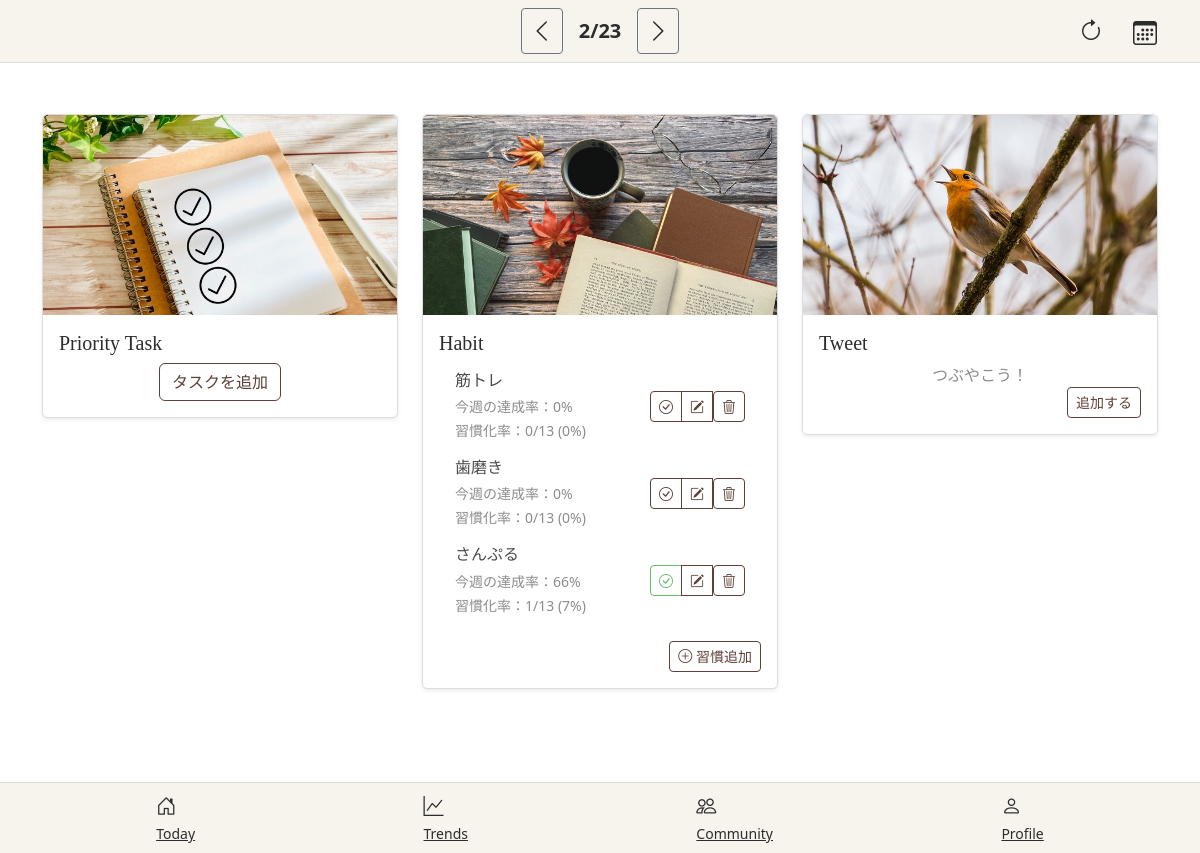
The app's page /pre/2025-02-24/ with its own data.
### Habit/models.py (models this page shows, shortened)
class Habit(models.Model):
    name = models.CharField("habit name", max_length=100)
    target_day_per_week = models.PositiveIntegerField("times per week", default=3, validators=[MaxValueValidator(7)])
    created_at = models.DateField("created date")

### core/views.py (the view)
# urls.py: path('', DashboardView.as_view(), name='index'),
class DashboardView(TemplateView):
    template_name = "core/index.html"
    def get(self, request, *args, **kwargs):
        self.today = now().date()
        if 'post' in kwargs:
            post = kwargs['post']
            post = datetime.strptime(post, '%Y-%m-%d').date()
            self.current_date = post + timedelta(days=1)
        elif 'pre' in kwargs:
            pre = kwargs['pre']
            pre = datetime.strptime(pre, '%Y-%m-%d').date()
            self.current_date = pre - timedelta(days=1)
        else:
            self.current_date = now().date()
        return super().get(request, *args, **kwargs)
    def get_context_data(self, **kwargs):
        context = super().get_context_data(**kwargs)
        context['current_date'] = self.current_date
        context['today'] = self.today
        context['task'] = PriorityTask.objects.filter(created_date=self.current_date).first()
        habit_data = []
        start_of_week = self.current_date - timedelta(days=((self.current_date.weekday()+1) % 7))
        end_of_week = start_of_week + timedelta(days=6)
        habits = Habit.objects.all()
        for habit in habits:
            weekly_logs = habit.logs.filter(date__range=[start_of_week, end_of_week])
            completed_day = weekly_logs.filter(completed=True).count()
            target = habit.target_day_per_week
            weekly_rate = min(int((completed_day / target) * 100), 100) if target else 0
            current_log = weekly_logs.filter(date=self.current_date).first()
            success_weeks = 0
            creation_date = habit.created_at
            creation_week_start = creation_date - timedelta(days=((creation_date.weekday()+1) % 7))
            start_of_week_today = self.today - timedelta(days=((self.today.weekday()+1) % 7))
            weeks_since_creation = (start_of_week_today - creation_week_start).days // 7
            for week in range(weeks_since_creation + 1):
                week_start = start_of_week_today - timedelta(weeks=week)
                week_end = week_start + timedelta(days=6)
                week_logs = habit.logs.filter(date__range=[week_start, week_end])
                week_completed = week_logs.filter(completed=True).count()
                if week_completed >= target:
                    success_weeks += 1
            success_weeks = min(success_weeks, 13)
            success_percentage = int((success_weeks / 13) * 100) if 13 else 0
            habit_data.append({
                'habit': habit,
                'weekly_rate': weekly_rate,
                'completed_day': completed_day,
                'target': target,
                'success_weeks': success_weeks,
                'success_percentage': success_percentage,
                'weekly_logs': weekly_logs,
                'current_log': current_log,
            })
        context['habit_data'] = habit_data
        context['tweets'] = Tweet.objects.filter(created_at=self.current_date)
        return context

### core/templates/core/index.html (shortened to what this page needs)
{% extends "core/base.html" %}
{% load static %}
{% block header %}
<nav class="navbar fixed-top" style="background-color: #F7F4ED; border-bottom: 1px solid #ddd;">
  <div class="container position-relative">
    <div class="d-flex justify-content-center align-items-center w-100">
      <a class="btn btn-outline-secondary btn-sm text-decoration-none me-2" href="{% url 'core:pre' pre=current_date %}">
        <i class="bi bi-chevron-left fs-4" style="color: #2C2C2C;"></i>
      </a>
      <span class="fw-bold fs-5 mx-2" style="color: #2C2C2C;">{{ current_date|date:'n/j' }}</span>
      <a class="btn btn-outline-secondary btn-sm text-decoration-none ms-2" href="{% url 'core:post' post=current_date %}">
        <i class="bi bi-chevron-right fs-4" style="color: #2C2C2C;"></i>
      </a>
    </div>
    <div class="position-absolute top-0 end-0 d-flex">
      <a class="btn btn-sm text-decoration-none me-2" href="{% url 'core:index' %}">
        <i class="bi bi-arrow-clockwise fs-4" style="color: #2C2C2C;"></i>
      </a>
      <button class="btn text-decoration-none" data-bs-toggle="modal" data-bs-target="#calendarModal">
        <i class="bi bi-calendar3 fs-4" style="color: #2C2C2C;"></i>
      </button>
    </div>
  </div>
</nav>
{% endblock %}
{% block content %}
<div class="container my-5">
  <div class="row">
    <div class="col-12 col-md-4 my-3">
      <div class="card shadow-sm" style="border: 1px solid #ddd; border-radius: 5px;">
        <img src="{% static 'core/images/task.jpg' %}" class="card-img-top" alt="Priority Task Icon" style="object-fit: cover; height: 200px; border-top-left-radius: 5px; border-top-right-radius: 5px;">
        <div class="card-body">
          <h5 class="card-title" style="font-family: 'Bodoni Moda', serif; color: #2C2C2C;">Priority Task</h5>
          {% if task %}
          <ul class="list-group list-group-flush mb-3">
            {% if task.task1 %}
            <li class="list-group-item bg-transparent" style="font-family: 'Roboto', sans-serif; color: #4A4A4A;">{{ task.task1 }}</li>
            {% endif %}
            {% if task.task2 %}
            <li class="list-group-item bg-transparent" style="font-family: 'Roboto', sans-serif; color: #4A4A4A;">{{ task.task2 }}</li>
            {% endif %}
            {% if task.task3 %}
            <li class="list-group-item bg-transparent" style="font-family: 'Roboto', sans-serif; color: #4A4A4A;">{{ task.task3 }}</li>
            {% endif %}
          </ul>
          <div class="text-end">
            <a href="{% url 'PriorityTask:edit' pk=task.id %}" class="btn btn-outline-secondary btn-sm me-2" style="color: #5d4037; border-color: #5d4037;">編集</a>
            <form action="{% url 'PriorityTask:delete' pk=task.id %}" method="POST" class="d-inline" onsubmit="return confirm('本当に削除しますか？')">
              {% csrf_token %}
              <button type="submit" class="btn btn-outline-secondary btn-sm" style="color: #5d4037; border-color: #5d4037;">削除</button>
            </form>
          </div>
          {% elif current_date > today %}
          <p class="h5 mb-0 text-center" style="color: #8C8C8C;">まだ先のお話、、、</p>
          {% else %}
          <div class="text-center">
            <a href="{% url 'PriorityTask:add' %}" class="btn btn-outline-primary" style="border-color: #5d4037; color: #5d4037;">タスクを追加</a>
          </div>
          {% endif %}
        </div>
      </div>
    </div>
    <div class="col-12 col-md-4 my-3">
      <div class="card shadow-sm" style="border: 1px solid #ddd; border-radius: 5px;">
        <img src="{% static 'core/images/book.jpg' %}" class="card-img-top" alt="Habit Icon" style="object-fit: cover; height: 200px; border-top-left-radius: 5px; border-top-right-radius: 5px;">
        <div class="card-body">
          <h5 class="card-title" style="font-family: 'Bodoni Moda', serif; color: #2C2C2C;">Habit</h5>
          <div class="mb-3">
            {% if habit_data %}
              <ul class="list-group list-group-flush">
                {% for habitdata in habit_data %}
                <li class="list-group-item d-flex justify-content-between align-items-center bg-transparent" style="border: none;">
                  <div>
                    <h6 class="mb-1" style="font-family: 'Roboto', sans-serif; color: #4A4A4A;">{{ habitdata.habit.name }}</h6>
                    <small style="color: #8C8C8C;">今週の達成率：{{ habitdata.weekly_rate }}%</small><br>
                    <small style="color: #8C8C8C;">習慣化率：{{ habitdata.success_weeks }}/13 ({{ habitdata.success_percentage }}%)</small>
                  </div>
                  <div class="btn-group" role="group">
                    {% if habitdata.current_log.completed == True %}
                    <a href="{% url 'Habit:HabitLogStatusChange' pk=habitdata.current_log.id %}"
                      class="btn btn-outline-success btn-sm"
                      title="今日達成済み"
                      style="color: #66BB6A; border-color: #66BB6A;">
                      <i class="bi bi-check-circle"></i>
                    </a>
                    {% elif habitdata.current_log == None %}
                      <a href="{% url 'Habit:HabitLogAdd' habit_pk=habitdata.habit.id %}" class="btn btn-outline-success btn-sm" title="チェックを付けよう" style="color: #5d4037; border-color: #5d4037;">
                        <i class="bi bi-check-circle"></i>
                      </a>
                    {% endif %}
                    <a href="{% url 'Habit:HabitEdit' pk=habitdata.habit.id%}" class="btn btn-outline-primary btn-sm" style="color: #5d4037; border-color: #5d4037;">
                      <i class="bi bi-pencil-square"></i>
                    </a>
                    <form action="{% url 'Habit:HabitDelete' pk=habitdata.habit.id %}" method="POST" onsubmit="return confirm('本当に削除しますか？')">
                      <button type="submit" class="btn btn-outline-danger btn-sm" style="color: #5d4037; border-color: #5d4037;">
                      <i class="bi bi-trash3"></i>
                      </button>
                    </form>
                  </div>
                </li>
                {% endfor %}
              </ul>
            {% else %}
              <p class="h5 text-center" style="color: #8C8C8C;">習慣が登録されていません。</p>
            {% endif %}
          </div>
          <div class="text-end">
            <a href="{% url 'Habit:HabitAdd' %}" class="btn btn-outline-secondary btn-sm" style="color: #5d4037; border-color: #5d4037;">
              <i class="bi bi-plus-circle"></i> 習慣追加
            </a>
          </div>
        </div>
      </div>
    </div>
    <div class="col-12 col-md-4 my-3">
      <div class="card shadow-sm" style="border: 1px solid #ddd; border-radius: 5px;">
        <img src="{% static 'core/images/bird-2119874_640.jpg' %}" class="card-img-top" alt="Tweet Icon" style="object-fit: cover; height: 200px; border-top-left-radius: 5px; border-top-right-radius: 5px;">
        <div class="card-body">
          <h5 class="card-title" style="font-family: 'Bodoni Moda', serif; color: #2C2C2C;">Tweet</h5>
          {% if tweets %}
            {% for tweet in tweets %}
            <div class="mb-3 position-relative">
              <div class="p-3" style="background-color: #F7F4ED; border: 1px solid #ddd; border-radius: 15px; font-family: 'Roboto', sans-serif; color: #4A4A4A;">
                {{ tweet.content }}
              </div>
              <form action="{% url 'Tweet:delete' pk=tweet.id %}" method="POST" class="position-absolute" style="top: 50%; right: 5px; transform: translateY(-50%);">
                {% csrf_token %}
                <button type="submit" class="btn btn-sm btn-outline-danger" title="削除" style="color: #5d4037; border-color: #5d4037;">
                  <i class="bi bi-trash3"></i>
                </button>
              </form>
            </div>
            {% endfor %}
          {% else %}
            <div class="text-center" style="color: #8C8C8C;">つぶやこう！</div>
          {% endif %}
          <div class="text-end">
            <a href="{% url 'Tweet:add' %}" class="btn btn-outline-success btn-sm" style="color: #5d4037; border-color: #5d4037;">追加する</a>
          </div>
        </div>
      </div>
    </div>
  </div>
</div>
{% endblock %}
{% block footer %}
<nav class="navbar fixed-bottom" style="background-color: #F7F4ED; border-top: 1px solid #ddd;">
  <div class="container d-flex justify-content-around">
    <a href="{% url 'core:index' %}" class="nav-button" style="color: #2C2C2C;">
      <i class="bi bi-house-door fs-5"></i><br><small>Today</small>
    </a>
    <a href="#" class="nav-button" style="color: #2C2C2C;" onclick="alert('Trends画面は未実装'); return false;">
      <i class="bi bi-graph-up fs-5"></i><br><small>Trends</small>
    </a>
    <a href="#" class="nav-button" style="color: #2C2C2C;" onclick="alert('Community画面は未実装'); return false;">
      <i class="bi bi-people fs-5"></i><br><small>Community</small>
    </a>
    <a href="#" class="nav-button" style="color: #2C2C2C;" onclick="alert('Profile画面は未実装'); return false;">
      <i class="bi bi-person fs-5"></i><br><small>Profile</small>
    </a>
  </div>
</nav>
{% endblock %}

### PriorityTask/static/PriorityTask/css/style.css (style rules this page uses)
.navbar.fixed-top { padding-top: calc(0.5rem + env(safe-area-inset-top)); background-color: #f8f9fa; }
.navbar.fixed-bottom { padding: 0.5rem 0; padding-bottom: calc(0.5rem + env(safe-area-inset-bottom)); background-color: #f8f9fa; }

### records on screen
Habit: habit.name "筋トレ", weekly_rate "0", success_weeks "0", success_percentage "0"
Habit: habit.name "歯磨き", weekly_rate "0", success_weeks "0", success_percentage "0"
Habit: habit.name "さんぷる", weekly_rate "66", success_weeks "1", success_percentage "7"

### other values on screen
{{ current_date|date:'n/j' }} "2/23"
